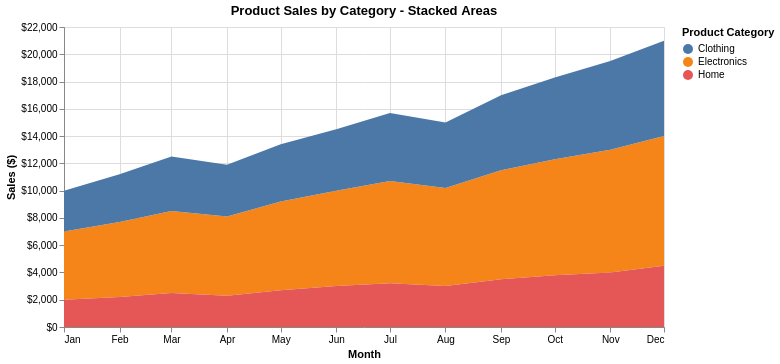

This figure's Vega-Lite source:
### Vega-Lite specification from a JSON file in a GitHub repository (floating-point values rounded to 4 significant figures)
{"$schema": "https://vega.github.io/schema/vega-lite/v5.json", "description": "Stacked area chart with multiple series (tonexty mode)", "title": "Product Sales by Category - Stacked Areas", "width": 600, "height": 300, "data": {"values": [{"month": "2024-01", "category": "Electronics", "sales": 5000}, {"month": "2024-01", "category": "Clothing", "sales": 3000}, {"month": "2024-01", "category": "Home", "sales": 2000}, {"month": "2024-02", "category": "Electronics", "sales": 5500}, {"month": "2024-02", "category": "Clothing", "sales": 3500}, {"month": "2024-02", "category": "Home", "sales": 2200}, {"month": "2024-03", "category": "Electronics", "sales": 6000}, {"month": "2024-03", "category": "Clothing", "sales": 4000}, {"month": "2024-03", "category": "Home", "sales": 2500}, {"month": "2024-04", "category": "Electronics", "sales": 5800}, {"month": "2024-04", "category": "Clothing", "sales": 3800}, {"month": "2024-04", "category": "Home", "sales": 2300}, {"month": "2024-05", "category": "Electronics", "sales": 6500}, {"month": "2024-05", "category": "Clothing", "sales": 4200}, {"month": "2024-05", "category": "Home", "sales": 2700}, {"month": "2024-06", "category": "Electronics", "sales": 7000}, {"month": "2024-06", "category": "Clothing", "sales": 4500}, {"month": "2024-06", "category": "Home", "sales": 3000}, {"month": "2024-07", "category": "Electronics", "sales": 7500}, {"month": "2024-07", "category": "Clothing", "sales": 5000}, {"month": "2024-07", "category": "Home", "sales": 3200}, {"month": "2024-08", "category": "Electronics", "sales": 7200}, {"month": "2024-08", "category": "Clothing", "sales": 4800}, {"month": "2024-08", "category": "Home", "sales": 3000}, {"month": "2024-09", "category": "Electronics", "sales": 8000}, {"month": "2024-09", "category": "Clothing", "sales": 5500}, {"month": "2024-09", "category": "Home", "sales": 3500}, {"month": "2024-10", "category": "Electronics", "sales": 8500}, {"month": "2024-10", "category": "Clothing", "sales": 6000}, {"month": "2024-10", "category": "Home", "sales": 3800}, {"month": "2024-11", "category": "Electronics", "sales": 9000}, {"month": "2024-11", "category": "Clothing", "sales": 6500}, {"month": "2024-11", "category": "Home", "sales": 4000}, {"month": "2024-12", "category": "Electronics", "sales": 9500}, {"month": "2024-12", "category": "Clothing", "sales": 7000}, {"month": "2024-12", "category": "Home", "sales": 4500}]}, "mark": "area", "encoding": {"x": {"field": "month", "type": "temporal", "axis": {"title": "Month", "format": "%b"}}, "y": {"field": "sales", "type": "quantitative", "stack": "zero", "axis": {"title": "Sales ($)", "format": "$,.0f"}}, "color": {"field": "category", "type": "nominal", "legend": {"title": "Product Category"}}}}
